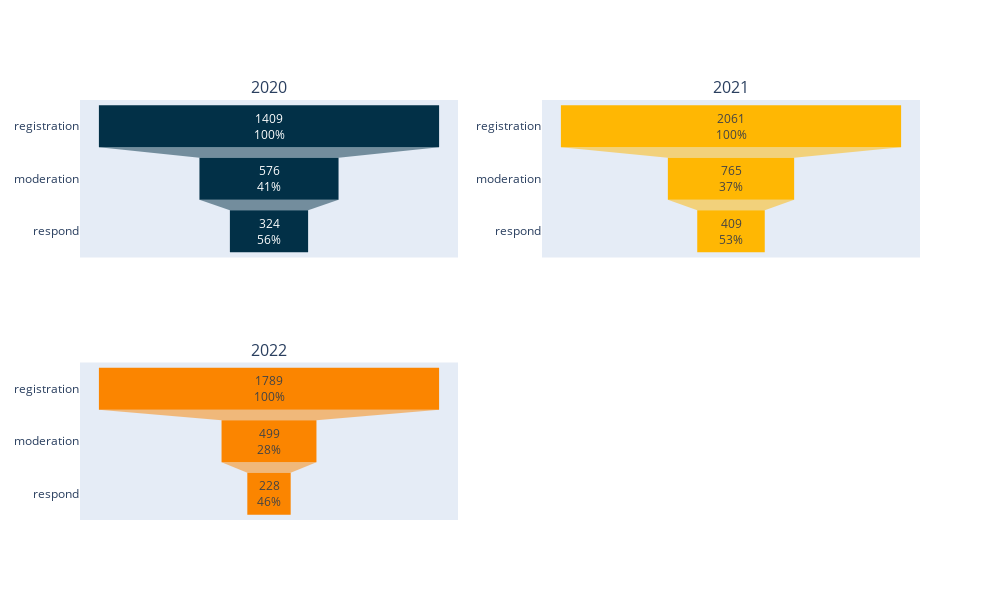

Here is the notebook cell this chart was saved with:
### Code cell
# create a dictionary with using the dataframes where a key is a year of analysis and a value is a dataframe
d = {}
for year in np.arange(2020, 2023):
    data = funnel_data[funnel_data['year_created'] == year]
    values = [['registration', data['date_created'].count()], 
              ['moderation', data['date_moderation'].count()], 
              ['respond', data['date_firstrespond'].count()]]
    d.update({year:pd.DataFrame(values, columns = ['step', 'number'])})
# make subplots
fig = make_subplots(rows=2, cols=2,subplot_titles=(2020, 2021, 2022))
# conversion funnels
fig.add_trace(
    go.Funnel(
    y = d[2020]['step'],
    x = d[2020]['number'],
    textposition = "inside",
    textinfo = "value+percent previous",
        marker = {"color": "#023047"}
),
    row=1, col=1
    )
fig.add_trace(
    go.Funnel(
    y = d[2021]['step'],
    x = d[2021]['number'],
    textposition = "inside",
    textinfo = "value+percent previous",
        marker = {"color": "#ffb703"}
),
    row=1, col=2
    )
fig.add_trace(
    go.Funnel(
    y = d[2022]['step'],
    x = d[2022]['number'],
    textposition = "inside",
    textinfo = "value+percent previous",
        marker = {"color": "#fb8500"}
),
    row=2, col=1
    )
fig.update_layout(showlegend=False,height=600, width=1000)
fig.show()

### Figure 1 — Plotly figure (JSON) as saved in the notebook; plotly's stock layout.template omitted (floating-point values rounded to 4 significant figures)
{"data": [{"marker": {"color": "#023047"}, "textinfo": "value+percent previous", "textposition": "inside", "type": "funnel", "x": [1409, 576, 324], "xaxis": "x", "y": ["registration", "moderation", "respond"], "yaxis": "y"}, {"marker": {"color": "#ffb703"}, "textinfo": "value+percent previous", "textposition": "inside", "type": "funnel", "x": [2061, 765, 409], "xaxis": "x2", "y": ["registration", "moderation", "respond"], "yaxis": "y2"}, {"marker": {"color": "#fb8500"}, "textinfo": "value+percent previous", "textposition": "inside", "type": "funnel", "x": [1789, 499, 228], "xaxis": "x3", "y": ["registration", "moderation", "respond"], "yaxis": "y3"}], "layout": {"annotations": [{"font": {"size": 16}, "showarrow": false, "text": "2020", "x": 0.225, "xanchor": "center", "xref": "paper", "y": 1, "yanchor": "bottom", "yref": "paper"}, {"font": {"size": 16}, "showarrow": false, "text": "2021", "x": 0.775, "xanchor": "center", "xref": "paper", "y": 1, "yanchor": "bottom", "yref": "paper"}, {"font": {"size": 16}, "showarrow": false, "text": "2022", "x": 0.225, "xanchor": "center", "xref": "paper", "y": 0.375, "yanchor": "bottom", "yref": "paper"}], "height": 600, "showlegend": false, "width": 1000, "xaxis": {"anchor": "y", "domain": [0, 0.45]}, "xaxis2": {"anchor": "y2", "domain": [0.55, 1]}, "xaxis3": {"anchor": "y3", "domain": [0, 0.45]}, "xaxis4": {"anchor": "y4", "domain": [0.55, 1]}, "yaxis": {"anchor": "x", "domain": [0.625, 1]}, "yaxis2": {"anchor": "x2", "domain": [0.625, 1]}, "yaxis3": {"anchor": "x3", "domain": [0, 0.375]}, "yaxis4": {"anchor": "x4", "domain": [0, 0.375]}}}
